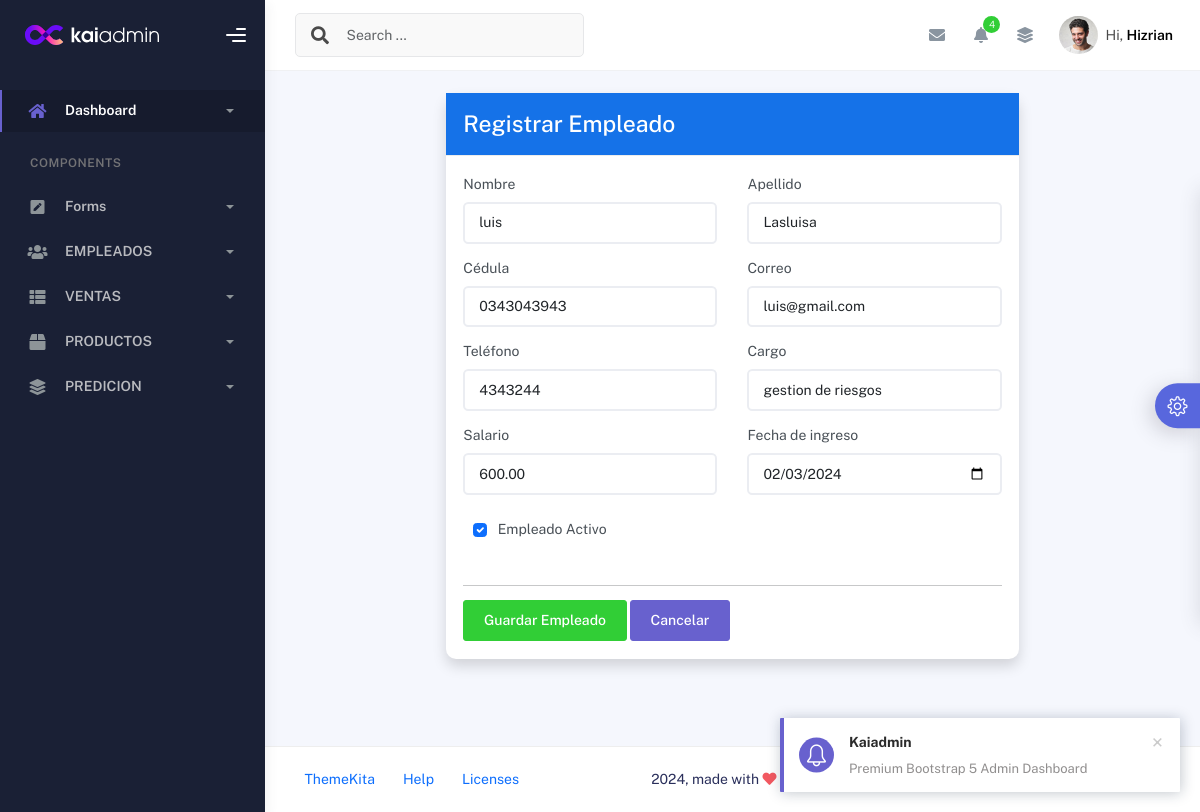
Page /empleados/editar/3/ on the earlier database version.
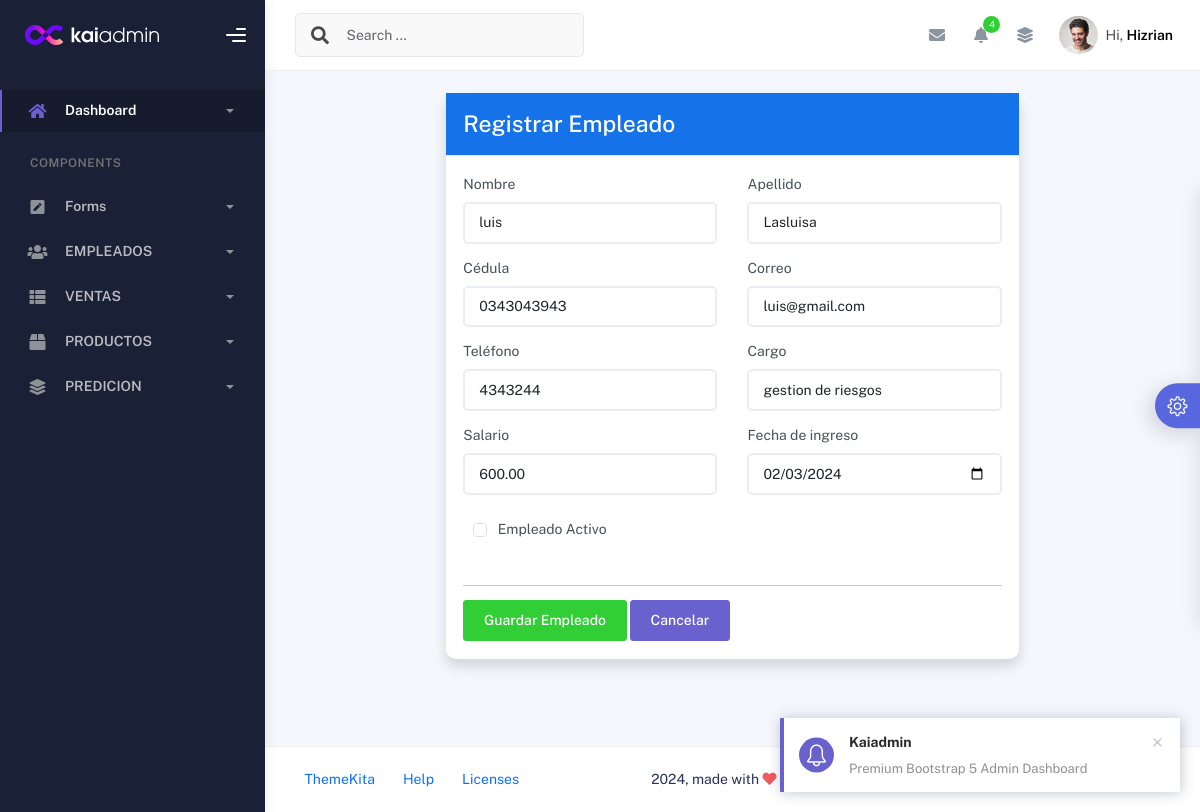
Same page on the later database version.
### empleados/models.py (models this page shows, shortened)
class Empleado(models.Model):
    id_empleado = models.AutoField(primary_key=True)
    nombre_empleado = models.CharField(max_length=100)
    apellido_empleado = models.CharField(max_length=100)
    cedula_empleado = models.CharField(max_length=10, unique=True)
    correo_empleado = models.EmailField(unique=True)
    telefono_empleado = models.CharField(max_length=10)
    cargo_empleado = models.CharField(max_length=100)
    salario_empleado = models.DecimalField(max_digits=10, decimal_places=2)
    fecha_ingreso = models.DateField()
    activo = models.BooleanField(default=True)

### empleados/views.py (the view)
# urls.py: path('editar/<int:id>/', views.editar_empleado, name='editar_empleado'),
def editar_empleado(request, id):
    empleado = get_object_or_404(Empleado, id_empleado=id)
    if request.method == 'POST':
        formulario = EmpleadoForm(request.POST, instance=empleado)
        if formulario.is_valid():
            formulario.save()
            messages.success(request, 'Empleado actualizado correctamente.')
            return redirect('empleados_index')
    else:
        formulario = EmpleadoForm(instance=empleado)
    return render(request, 'empleados/formulario.html', {
        'formulario': formulario
    })

### empleados/templates/empleados/formulario.html (shortened to what this page needs)
{% load static %}
{% include 'private/header.html' %}
<div class="container">
    <div class="page-inner" >
        <div class="row justify-content-center">
    <div class="col-md-8">
        <div class="card shadow">
            <div class="card-header bg-primary text-white">
                <h3 class="mb-0">Registrar Empleado</h3>
            </div>
            <div class="card-body">
                <form method="POST">
                    <div class="row">
                        <div class="col-md-6 mb-3">
                            <label class="form-label">Nombre</label>
                            {{ formulario.nombre_empleado }}
                        </div>
                        <div class="col-md-6 mb-3">
                            <label class="form-label">Apellido</label>
                            {{ formulario.apellido_empleado }}
                        </div>
                        <div class="col-md-6 mb-3">
                            <label class="form-label">Cédula</label>
                            {{ formulario.cedula_empleado }}
                        </div>
                        <div class="col-md-6 mb-3">
                            <label class="form-label">Correo</label>
                            {{ formulario.correo_empleado }}
                        </div>
                        <div class="col-md-6 mb-3">
                            <label class="form-label">Teléfono</label>
                            {{ formulario.telefono_empleado }}
                        </div>
                        <div class="col-md-6 mb-3">
                            <label class="form-label">Cargo</label>
                            {{ formulario.cargo_empleado }}
                        </div>
                        <div class="col-md-6 mb-3">
                            <label class="form-label">Salario</label>
                            {{ formulario.salario_empleado }}
                        </div>
                        <div class="col-md-6 mb-3">
                            <label class="form-label">Fecha de ingreso</label>
                            {{ formulario.fecha_ingreso }}
                        </div>
                        <div class="col-md-12 mb-3">
                            <div class="form-check">
                                {{ formulario.activo }}
                                <label class="form-check-label">
                                    Empleado Activo
                                </label>
                            </div>
                        </div>
                    </div>
                    <hr>
                    <button class="btn btn-success">
                        Guardar Empleado
                    </button>
                    <a href="{% url 'empleados_index' %}"
                       class="btn btn-secondary">
                        Cancelar
                    </a>
                </form>
            </div>
        </div>
    </div>
</div>
    </div>
</div>
{% include 'private/footer.html' %}

Differences in the rows shown:
changed Empleado "luis": activo "☑" → "☐"
